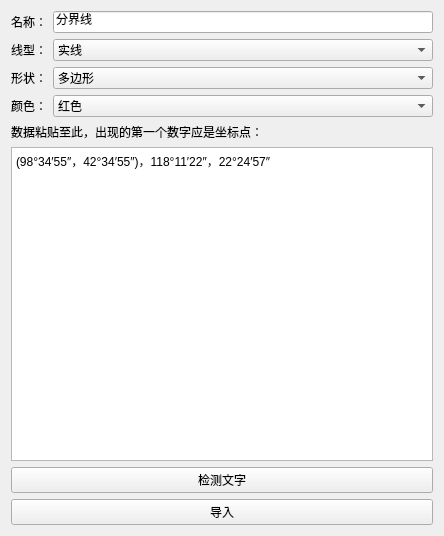
<?xml version="1.0" encoding="UTF-8"?>
<ui version="4.0">
 <class>ReadDataWidget</class>
 <widget class="QWidget" name="ReadDataWidget">
  <property name="geometry">
   <rect>
    <x>0</x>
    <y>0</y>
    <width>444</width>
    <height>536</height>
   </rect>
  </property>
  <property name="windowTitle">
   <string>Form</string>
  </property>
  <layout class="QGridLayout" name="gridLayout_3">
   <item row="0" column="1">
    <layout class="QGridLayout" name="gridLayout_2">
     <item row="1" column="0">
      <widget class="QLabel" name="label_4">
       <property name="text">
        <string>数据粘贴至此，出现的第一个数字应是坐标点：</string>
       </property>
      </widget>
     </item>
     <item row="2" column="0">
      <widget class="QTextEdit" name="textEdit">
       <property name="html">
        <string>&lt;!DOCTYPE HTML PUBLIC &quot;-//W3C//DTD HTML 4.0//EN&quot; &quot;http://www.w3.org/TR/REC-html40/strict.dtd&quot;&gt;
&lt;html&gt;&lt;head&gt;&lt;meta name=&quot;qrichtext&quot; content=&quot;1&quot; /&gt;&lt;style type=&quot;text/css&quot;&gt;
p, li { white-space: pre-wrap; }
&lt;/style&gt;&lt;/head&gt;&lt;body style=&quot; font-family:'SimSun'; font-size:9pt; font-weight:400; font-style:normal;&quot;&gt;
&lt;p style=&quot; margin-top:0px; margin-bottom:0px; margin-left:0px; margin-right:0px; -qt-block-indent:0; text-indent:0px;&quot;&gt;(98°34′55″，42°34′55″)，118°11′22″，22°24′57″&lt;/p&gt;&lt;/body&gt;&lt;/html&gt;</string>
       </property>
      </widget>
     </item>
     <item row="3" column="0">
      <widget class="QPushButton" name="pushButton_extract">
       <property name="text">
        <string>检测文字</string>
       </property>
      </widget>
     </item>
     <item row="0" column="0">
      <layout class="QGridLayout" name="gridLayout">
       <item row="0" column="0">
        <widget class="QLabel" name="label_3">
         <property name="text">
          <string>名称：</string>
         </property>
        </widget>
       </item>
       <item row="0" column="1">
        <widget class="QLineEdit" name="lineEdit">
         <property name="text">
          <string>分界线</string>
         </property>
        </widget>
       </item>
       <item row="1" column="0">
        <widget class="QLabel" name="label">
         <property name="text">
          <string>线型：</string>
         </property>
        </widget>
       </item>
       <item row="1" column="1">
        <widget class="QComboBox" name="comboBox">
         <item>
          <property name="text">
           <string>实线</string>
          </property>
         </item>
         <item>
          <property name="text">
           <string>虚线</string>
          </property>
         </item>
        </widget>
       </item>
       <item row="2" column="0">
        <widget class="QLabel" name="label_2">
         <property name="text">
          <string>形状：</string>
         </property>
        </widget>
       </item>
       <item row="2" column="1">
        <widget class="QComboBox" name="comboBox_2">
         <item>
          <property name="text">
           <string>多边形</string>
          </property>
         </item>
         <item>
          <property name="text">
           <string>圆形</string>
          </property>
         </item>
         <item>
          <property name="text">
           <string>折线</string>
          </property>
         </item>
        </widget>
       </item>
       <item row="3" column="0">
        <widget class="QLabel" name="label_5">
         <property name="text">
          <string>颜色：</string>
         </property>
        </widget>
       </item>
       <item row="3" column="1">
        <widget class="QComboBox" name="comboBox_3">
         <property name="sizePolicy">
          <sizepolicy hsizetype="Minimum" vsizetype="Fixed">
           <horstretch>0</horstretch>
           <verstretch>0</verstretch>
          </sizepolicy>
         </property>
         <item>
          <property name="text">
           <string>红色</string>
          </property>
         </item>
         <item>
          <property name="text">
           <string>蓝色</string>
          </property>
         </item>
         <item>
          <property name="text">
           <string>橙色</string>
          </property>
         </item>
        </widget>
       </item>
      </layout>
     </item>
    </layout>
   </item>
   <item row="1" column="1">
    <widget class="QPushButton" name="pushButton_2">
     <property name="text">
      <string>导入</string>
     </property>
    </widget>
   </item>
  </layout>
 </widget>
 <resources/>
 <connections/>
</ui>
